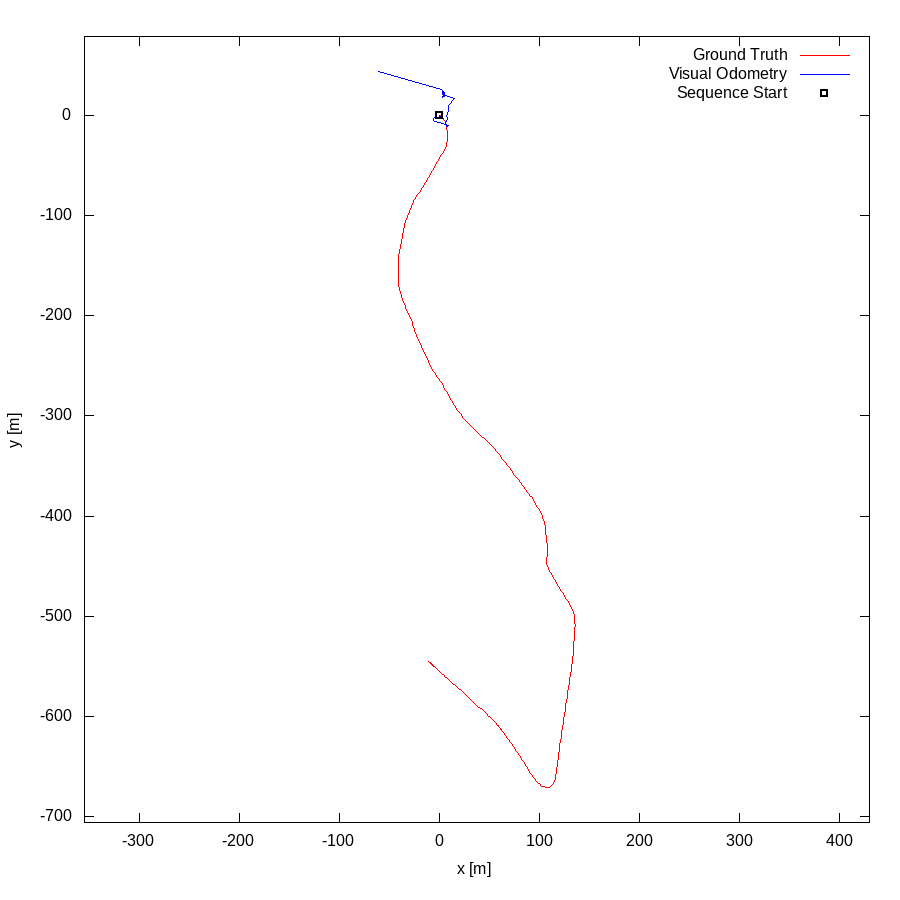

The gnuplot source for this figure:
set term postscript eps enhanced color
set output "10.eps"
set size ratio -1
set xrange [-355:430]
set yrange [-706:79]
set xlabel "x [m]"
set ylabel "y [m]"
plot "10.txt" using 1:2 lc rgb "#FF0000" title 'Ground Truth' w lines,"10.txt" using 3:4 lc rgb "#0000FF" title 'Visual Odometry' w lines,"< head -1 10.txt" using 1:2 lc rgb "#000000" pt 4 ps 1 lw 2 title 'Sequence Start' w points
